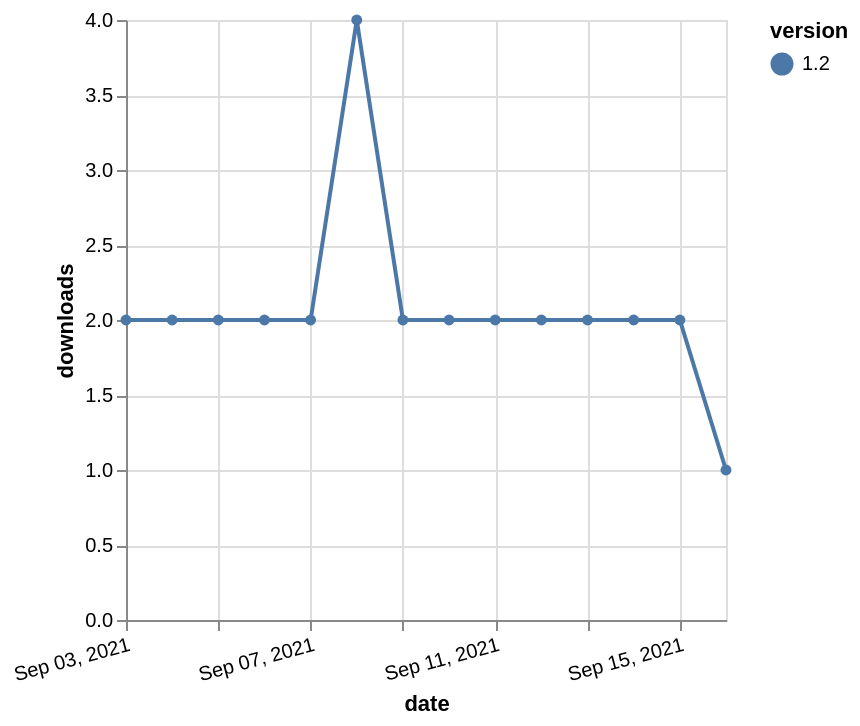

Specify this chart in Vega-Lite:
### Vega-Lite specification from a JSON file in a GitHub repository (floating-point values rounded to 4 significant figures)
{"$schema": "https://vega.github.io/schema/vega-lite/v5.json", "description": "A simple bar chart with embedded data.", "data": {"values": [{"date": "2021-09-03", "total": 2314, "delta": 2, "version": "1.2"}, {"date": "2021-09-04", "total": 2316, "delta": 2, "version": "1.2"}, {"date": "2021-09-05", "total": 2318, "delta": 2, "version": "1.2"}, {"date": "2021-09-06", "total": 2320, "delta": 2, "version": "1.2"}, {"date": "2021-09-07", "total": 2322, "delta": 2, "version": "1.2"}, {"date": "2021-09-08", "total": 2326, "delta": 4, "version": "1.2"}, {"date": "2021-09-09", "total": 2328, "delta": 2, "version": "1.2"}, {"date": "2021-09-10", "total": 2330, "delta": 2, "version": "1.2"}, {"date": "2021-09-11", "total": 2332, "delta": 2, "version": "1.2"}, {"date": "2021-09-12", "total": 2334, "delta": 2, "version": "1.2"}, {"date": "2021-09-13", "total": 2336, "delta": 2, "version": "1.2"}, {"date": "2021-09-14", "total": 2338, "delta": 2, "version": "1.2"}, {"date": "2021-09-15", "total": 2340, "delta": 2, "version": "1.2"}, {"date": "2021-09-16", "total": 2341, "delta": 1, "version": "1.2"}]}, "width": "container", "mark": {"type": "line", "point": {"filled": true}}, "encoding": {"x": {"field": "date", "type": "temporal", "timeUnit": "yearmonthdate", "title": "date", "axis": {"labelAngle": -15}}, "y": {"field": "delta", "type": "quantitative", "title": "downloads"}, "color": {"field": "version", "type": "nominal"}, "tooltip": {"field": "delta"}}}
